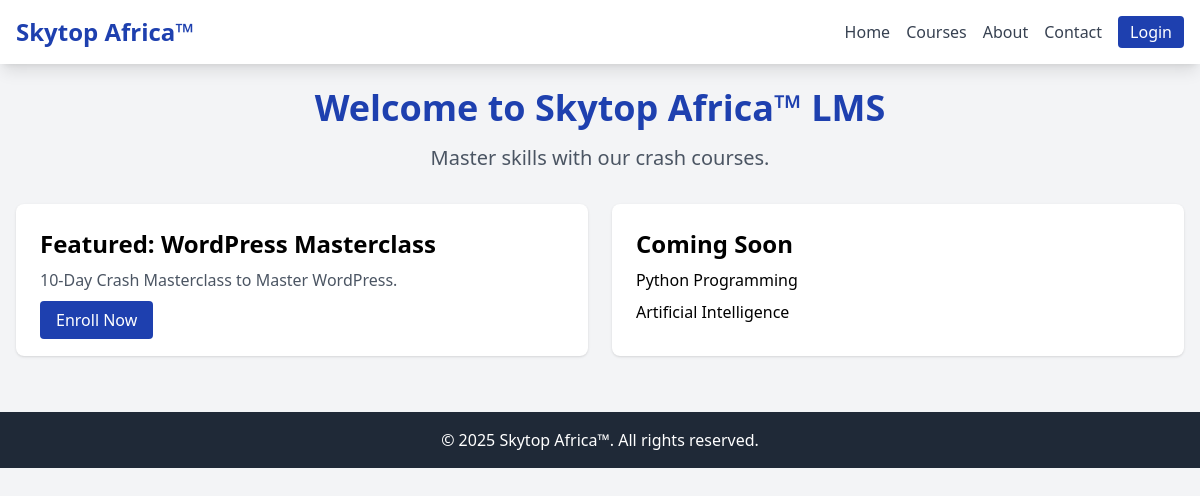
The page / on the database its author committed.
### lms/models.py (models this page shows, shortened)
class Course(models.Model):
    title = models.CharField(max_length=200)
    description = models.TextField()
    is_coming_soon = models.BooleanField(default=False)
    created_at = models.DateTimeField(auto_now_add=True)

### lms/views.py (the view)
# urls.py: path('', views.home, name='home'),
def home(request):
    courses = Course.objects.filter(is_coming_soon=False)
    coming_soon = Course.objects.filter(is_coming_soon=True)
    featured_course = courses.first()  # Assume first course is featured (WordPress)
    return render(request, 'lms/home.html', {
        'courses': courses,
        'coming_soon': coming_soon,
        'featured_course': featured_course
    })

### lms/templates/lms/home.html
{% extends 'lms/base.html' %}
{% block content %}
<div class="text-center mb-8">
    <h2 class="text-4xl font-bold text-skytop-blue mb-4">Welcome to Skytop Africa™ LMS</h2>
    <p class="text-xl text-gray-600">Master skills with our crash courses.</p>
</div>
<div class="grid md:grid-cols-2 gap-6">
    {% if featured_course %}
    <div class="bg-white p-6 rounded-lg shadow">
        <h3 class="text-2xl font-semibold mb-2">Featured: {{ featured_course.title }}</h3>
        <p class="text-gray-600 mb-4">{{ featured_course.description }}</p>
        <a href="{% url 'course_detail' featured_course.id %}" class="bg-skytop-blue text-white px-4 py-2 rounded">Enroll Now</a>
    </div>
    {% else %}
    <div class="bg-white p-6 rounded-lg shadow">
        <h3 class="text-2xl font-semibold mb-2">No Featured Course Yet</h3>
        <p class="text-gray-600 mb-4">Check back soon!</p>
    </div>
    {% endif %}
    <div class="bg-white p-6 rounded-lg shadow">
        <h3 class="text-2xl font-semibold mb-2">Coming Soon</h3>
        <ul class="space-y-2">
            {% for course in coming_soon %}
                <li>{{ course.title }}</li>
            {% empty %}
                <li>No upcoming courses announced.</li>
            {% endfor %}
        </ul>
    </div>
</div>
{% endblock %}

### rows shown on the page
Course: title "WordPress Masterclass", description "10-Day Crash Masterclass to Master WordPress."
Course: title "Python Programming"
Course: title "Artificial Intelligence"
